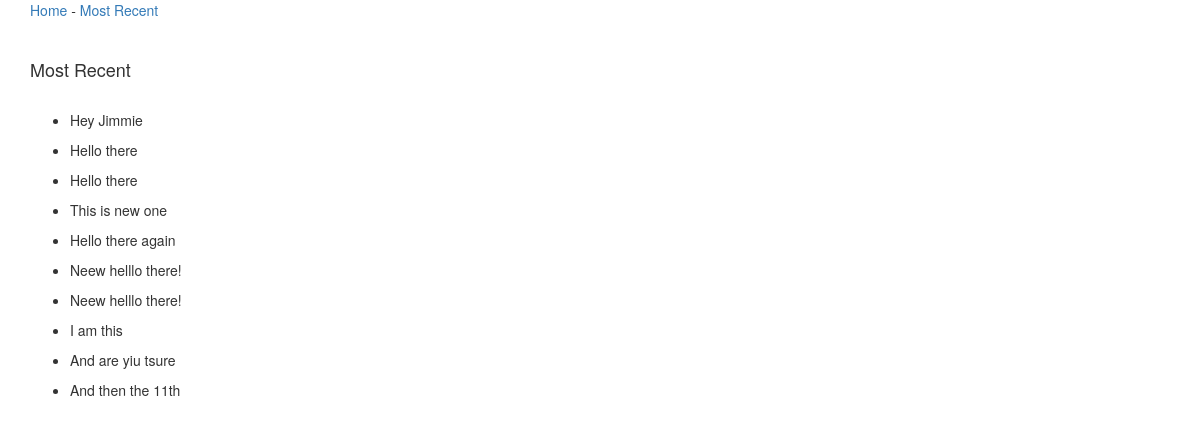
Page /history/ on the earlier database version.
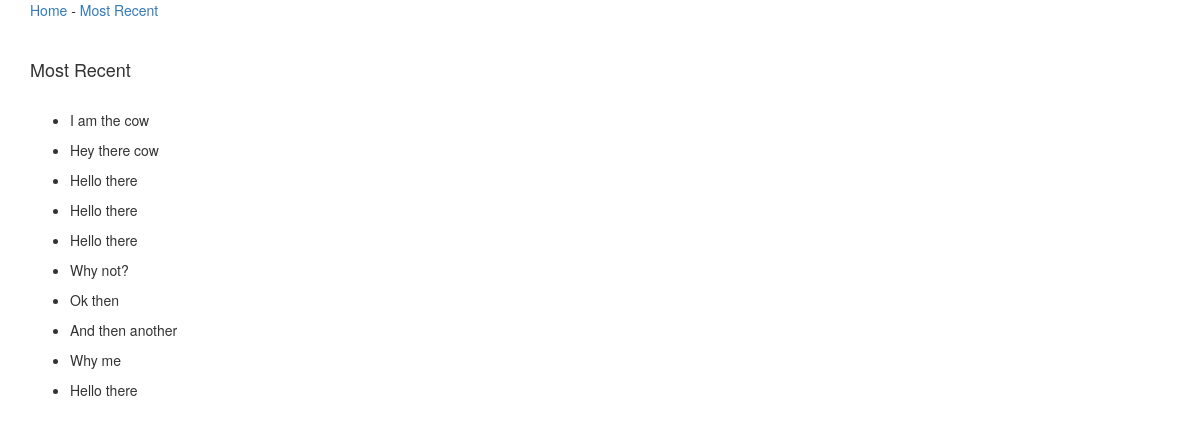
Same page on the later database version.
### homepage/models.py (models this page shows)
class Text_line(models.Model):
    Text = models.CharField(max_length=100)
    def __str__(self):
        return f'{self.Text}'

### homepage/views.py (the view)
# urls.py: path('history/', views.history_view, name='history'),
def history_view(request):
    history_list = []
    for line in Text_line.objects.all():
        history_list.append(line)
    history_list = history_list[::-1][:10]
    return render(request, "history.html", {"history_list": history_list})

### templates/history.html (shortened to what this page needs)
<link rel="stylesheet" href="https://maxcdn.bootstrapcdn.com/bootstrap/3.3.7/css/bootstrap.min.css">
<link rel="stylesheet" href="https://maxcdn.bootstrapcdn.com/bootstrap/3.3.7/css/bootstrap-theme.min.css">
<div class="container">
    <p><a href="/">Home</a> - <a href="/history/">Most Recent</a></p>
    <br>
    <h4>Most Recent</h4>
    <br>
    <ul>
        {% for text_line in history_list %}
        <li>
            <p>{{ text_line }}</p>
        </li>
        {% endfor %}
    </ul>
</div>

Differences in the rows shown:
no longer on this page (row unchanged): Text_line: Text "Hey Jimmie"
no longer on this page (row unchanged): Text_line: Text "This is new one"
no longer on this page (row unchanged): Text_line: Text "Hello there again"
no longer on this page (row unchanged): Text_line: Text "Neew helllo there!"
no longer on this page (row unchanged): Text_line: Text "Neew helllo there!"
no longer on this page (row unchanged): Text_line: Text "I am this"
no longer on this page (row unchanged): Text_line: Text "And are yiu tsure"
no longer on this page (row unchanged): Text_line: Text "And then the 11th"
added Text_line: Text "I am the cow"
added Text_line: Text "Hey there cow"
added Text_line: Text "Hello there"
added Text_line: Text "Why not?"
added Text_line: Text "Ok then"
added Text_line: Text "And then another"
added Text_line: Text "Why me"
added Text_line: Text "Hello there"
